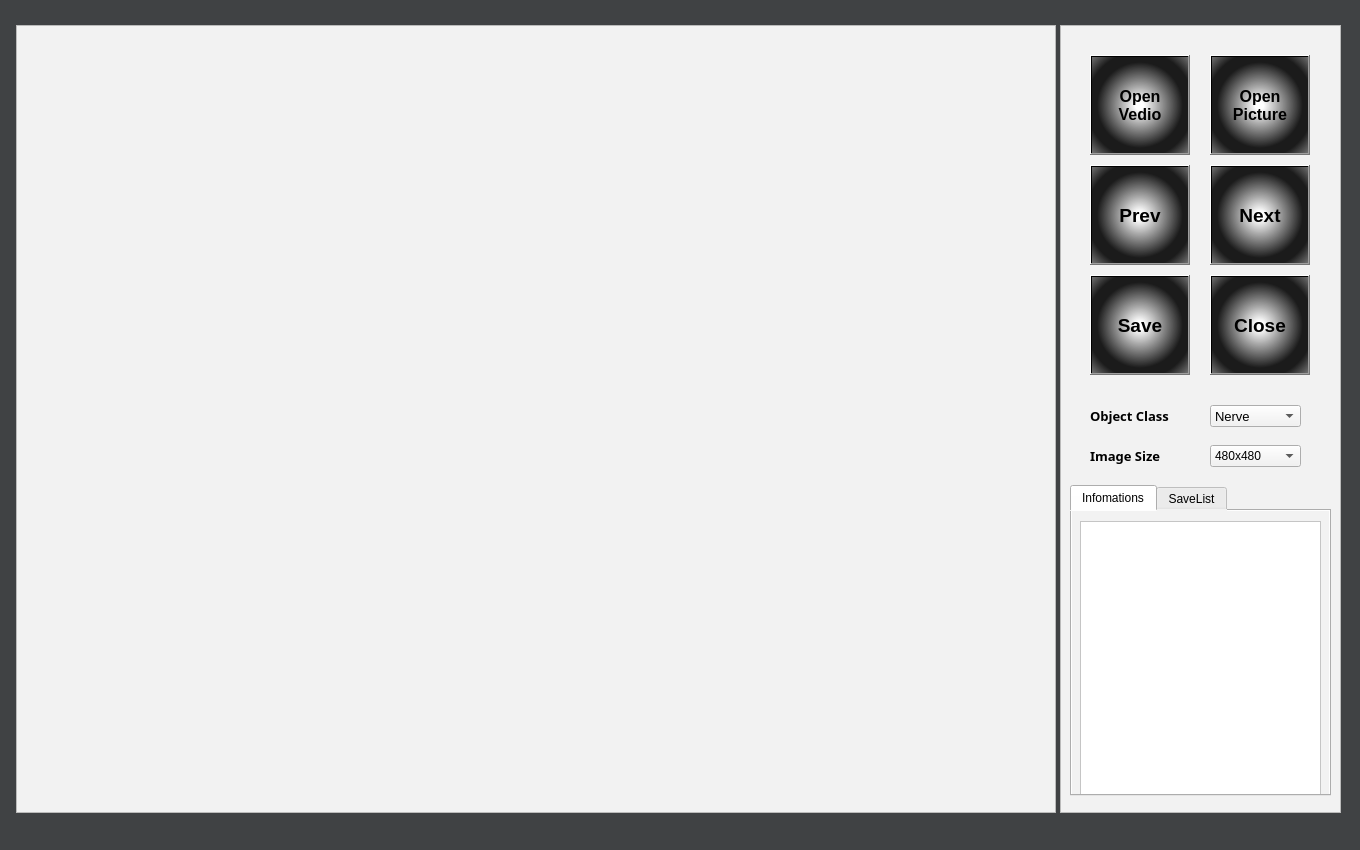
<?xml version="1.0" encoding="UTF-8"?>
<ui version="4.0">
 <class>UiBaseWindow</class>
 <widget class="QMainWindow" name="UiBaseWindow">
  <property name="geometry">
   <rect>
    <x>0</x>
    <y>0</y>
    <width>1360</width>
    <height>850</height>
   </rect>
  </property>
  <property name="sizePolicy">
   <sizepolicy hsizetype="Preferred" vsizetype="Preferred">
    <horstretch>0</horstretch>
    <verstretch>0</verstretch>
   </sizepolicy>
  </property>
  <property name="maximumSize">
   <size>
    <width>16777215</width>
    <height>16777215</height>
   </size>
  </property>
  <property name="windowTitle">
   <string>MainWindow</string>
  </property>
  <property name="styleSheet">
   <string notr="true">background-color: rgb(64, 66, 68);</string>
  </property>
  <widget class="QWidget" name="UiWidget">
   <widget class="QGraphicsView" name="FrameView">
    <property name="geometry">
     <rect>
      <x>16</x>
      <y>25</y>
      <width>1040</width>
      <height>788</height>
     </rect>
    </property>
    <property name="sizePolicy">
     <sizepolicy hsizetype="Preferred" vsizetype="Preferred">
      <horstretch>0</horstretch>
      <verstretch>0</verstretch>
     </sizepolicy>
    </property>
    <property name="cursor" stdset="0">
     <cursorShape>CrossCursor</cursorShape>
    </property>
    <property name="mouseTracking">
     <bool>false</bool>
    </property>
    <property name="styleSheet">
     <string notr="true">background-color: rgb(242, 242, 242);</string>
    </property>
    <property name="verticalScrollBarPolicy">
     <enum>Qt::ScrollBarAlwaysOff</enum>
    </property>
    <property name="horizontalScrollBarPolicy">
     <enum>Qt::ScrollBarAlwaysOff</enum>
    </property>
   </widget>
   <widget class="QFrame" name="InfoPanel">
    <property name="geometry">
     <rect>
      <x>1060</x>
      <y>25</y>
      <width>281</width>
      <height>788</height>
     </rect>
    </property>
    <property name="styleSheet">
     <string notr="true">background-color: rgb(242, 242, 242);</string>
    </property>
    <property name="frameShape">
     <enum>QFrame::StyledPanel</enum>
    </property>
    <property name="frameShadow">
     <enum>QFrame::Raised</enum>
    </property>
    <widget class="QPushButton" name="OpenVedioButton">
     <property name="geometry">
      <rect>
       <x>30</x>
       <y>30</y>
       <width>100</width>
       <height>100</height>
      </rect>
     </property>
     <property name="font">
      <font>
       <pointsize>12</pointsize>
       <weight>75</weight>
       <bold>true</bold>
      </font>
     </property>
     <property name="cursor">
      <cursorShape>PointingHandCursor</cursorShape>
     </property>
     <property name="styleSheet">
      <string notr="true">background-color: qradialgradient(spread:reflect, cx:0.5, cy:0.5, radius:0.5, fx:0.494, fy:0.506, stop:0.0852273 rgba(255, 255, 255, 255), stop:0.892045 rgba(0, 0, 0, 227));
color: rgb(0, 0, 0);
</string>
     </property>
     <property name="text">
      <string>Open
Vedio</string>
     </property>
    </widget>
    <widget class="QPushButton" name="NextButton">
     <property name="geometry">
      <rect>
       <x>150</x>
       <y>140</y>
       <width>100</width>
       <height>100</height>
      </rect>
     </property>
     <property name="font">
      <font>
       <pointsize>14</pointsize>
       <weight>75</weight>
       <bold>true</bold>
      </font>
     </property>
     <property name="cursor">
      <cursorShape>PointingHandCursor</cursorShape>
     </property>
     <property name="styleSheet">
      <string notr="true">background-color: qradialgradient(spread:reflect, cx:0.5, cy:0.5, radius:0.5, fx:0.494, fy:0.506, stop:0.0852273 rgba(255, 255, 255, 255), stop:0.892045 rgba(0, 0, 0, 227));
color: rgb(0, 0, 0);
</string>
     </property>
     <property name="text">
      <string>Next</string>
     </property>
     <property name="default">
      <bool>false</bool>
     </property>
     <property name="flat">
      <bool>false</bool>
     </property>
    </widget>
    <widget class="QComboBox" name="ClassComboBox">
     <property name="geometry">
      <rect>
       <x>150</x>
       <y>380</y>
       <width>91</width>
       <height>22</height>
      </rect>
     </property>
     <property name="font">
      <font>
       <family>Arial</family>
       <pointsize>10</pointsize>
      </font>
     </property>
     <item>
      <property name="text">
       <string>Nerve</string>
      </property>
     </item>
    </widget>
    <widget class="QLabel" name="Classlabel">
     <property name="geometry">
      <rect>
       <x>30</x>
       <y>380</y>
       <width>111</width>
       <height>21</height>
      </rect>
     </property>
     <property name="font">
      <font>
       <family>Mongolian Baiti</family>
       <pointsize>10</pointsize>
       <weight>75</weight>
       <bold>true</bold>
      </font>
     </property>
     <property name="autoFillBackground">
      <bool>false</bool>
     </property>
     <property name="text">
      <string>Object Class</string>
     </property>
    </widget>
    <widget class="QPushButton" name="CloseFileButton">
     <property name="geometry">
      <rect>
       <x>150</x>
       <y>250</y>
       <width>100</width>
       <height>100</height>
      </rect>
     </property>
     <property name="font">
      <font>
       <pointsize>14</pointsize>
       <weight>75</weight>
       <bold>true</bold>
      </font>
     </property>
     <property name="cursor">
      <cursorShape>PointingHandCursor</cursorShape>
     </property>
     <property name="styleSheet">
      <string notr="true">background-color: qradialgradient(spread:reflect, cx:0.5, cy:0.5, radius:0.5, fx:0.494, fy:0.506, stop:0.0852273 rgba(255, 255, 255, 255), stop:0.892045 rgba(0, 0, 0, 227));
color: rgb(0, 0, 0);
</string>
     </property>
     <property name="text">
      <string>Close</string>
     </property>
     <property name="default">
      <bool>false</bool>
     </property>
     <property name="flat">
      <bool>false</bool>
     </property>
    </widget>
    <widget class="QTabWidget" name="tabWidget">
     <property name="geometry">
      <rect>
       <x>10</x>
       <y>460</y>
       <width>261</width>
       <height>311</height>
      </rect>
     </property>
     <property name="currentIndex">
      <number>0</number>
     </property>
     <widget class="QWidget" name="InfoTab">
      <attribute name="title">
       <string>Infomations</string>
      </attribute>
      <widget class="QTextBrowser" name="MsgInfo">
       <property name="geometry">
        <rect>
         <x>8</x>
         <y>10</y>
         <width>241</width>
         <height>341</height>
        </rect>
       </property>
       <property name="font">
        <font>
         <pointsize>10</pointsize>
        </font>
       </property>
       <property name="cursor" stdset="0">
        <cursorShape>IBeamCursor</cursorShape>
       </property>
       <property name="styleSheet">
        <string notr="true">background-color: rgb(255, 255, 255);</string>
       </property>
       <property name="openLinks">
        <bool>true</bool>
       </property>
      </widget>
     </widget>
     <widget class="QWidget" name="ListTab">
      <attribute name="title">
       <string>SaveList</string>
      </attribute>
      <widget class="QTextBrowser" name="TagInfo">
       <property name="geometry">
        <rect>
         <x>8</x>
         <y>10</y>
         <width>241</width>
         <height>341</height>
        </rect>
       </property>
       <property name="font">
        <font>
         <pointsize>10</pointsize>
        </font>
       </property>
       <property name="cursor" stdset="0">
        <cursorShape>IBeamCursor</cursorShape>
       </property>
       <property name="styleSheet">
        <string notr="true">background-color: rgb(255, 255, 255);</string>
       </property>
       <property name="openLinks">
        <bool>true</bool>
       </property>
      </widget>
     </widget>
    </widget>
    <widget class="QLabel" name="Sizelabel">
     <property name="geometry">
      <rect>
       <x>30</x>
       <y>420</y>
       <width>111</width>
       <height>21</height>
      </rect>
     </property>
     <property name="font">
      <font>
       <family>Mongolian Baiti</family>
       <pointsize>10</pointsize>
       <weight>75</weight>
       <bold>true</bold>
      </font>
     </property>
     <property name="autoFillBackground">
      <bool>false</bool>
     </property>
     <property name="text">
      <string>Image Size</string>
     </property>
    </widget>
    <widget class="QComboBox" name="SizeComboBox">
     <property name="geometry">
      <rect>
       <x>150</x>
       <y>420</y>
       <width>91</width>
       <height>22</height>
      </rect>
     </property>
     <property name="font">
      <font>
       <family>Arial</family>
       <pointsize>9</pointsize>
      </font>
     </property>
     <item>
      <property name="text">
       <string>480x480</string>
      </property>
     </item>
    </widget>
    <widget class="QPushButton" name="PrevButton">
     <property name="geometry">
      <rect>
       <x>30</x>
       <y>140</y>
       <width>100</width>
       <height>100</height>
      </rect>
     </property>
     <property name="font">
      <font>
       <pointsize>14</pointsize>
       <weight>75</weight>
       <bold>true</bold>
      </font>
     </property>
     <property name="cursor">
      <cursorShape>PointingHandCursor</cursorShape>
     </property>
     <property name="styleSheet">
      <string notr="true">background-color: qradialgradient(spread:reflect, cx:0.5, cy:0.5, radius:0.5, fx:0.494, fy:0.506, stop:0.0852273 rgba(255, 255, 255, 255), stop:0.892045 rgba(0, 0, 0, 227));
color: rgb(0, 0, 0);
</string>
     </property>
     <property name="text">
      <string>Prev</string>
     </property>
     <property name="default">
      <bool>false</bool>
     </property>
     <property name="flat">
      <bool>false</bool>
     </property>
    </widget>
    <widget class="QPushButton" name="OpenPictureButton">
     <property name="geometry">
      <rect>
       <x>150</x>
       <y>30</y>
       <width>100</width>
       <height>100</height>
      </rect>
     </property>
     <property name="font">
      <font>
       <pointsize>12</pointsize>
       <weight>75</weight>
       <bold>true</bold>
      </font>
     </property>
     <property name="cursor">
      <cursorShape>PointingHandCursor</cursorShape>
     </property>
     <property name="styleSheet">
      <string notr="true">background-color: qradialgradient(spread:reflect, cx:0.5, cy:0.5, radius:0.5, fx:0.494, fy:0.506, stop:0.0852273 rgba(255, 255, 255, 255), stop:0.892045 rgba(0, 0, 0, 227));
color: rgb(0, 0, 0);
</string>
     </property>
     <property name="text">
      <string>Open
Picture</string>
     </property>
    </widget>
    <widget class="QPushButton" name="SaveButton">
     <property name="geometry">
      <rect>
       <x>30</x>
       <y>250</y>
       <width>100</width>
       <height>100</height>
      </rect>
     </property>
     <property name="font">
      <font>
       <pointsize>14</pointsize>
       <weight>75</weight>
       <bold>true</bold>
      </font>
     </property>
     <property name="cursor">
      <cursorShape>PointingHandCursor</cursorShape>
     </property>
     <property name="styleSheet">
      <string notr="true">background-color: qradialgradient(spread:reflect, cx:0.5, cy:0.5, radius:0.5, fx:0.494, fy:0.506, stop:0.0852273 rgba(255, 255, 255, 255), stop:0.892045 rgba(0, 0, 0, 227));
color: rgb(0, 0, 0);
</string>
     </property>
     <property name="text">
      <string>Save</string>
     </property>
     <property name="default">
      <bool>false</bool>
     </property>
     <property name="flat">
      <bool>false</bool>
     </property>
    </widget>
   </widget>
  </widget>
  <widget class="QMenuBar" name="menubar">
   <property name="geometry">
    <rect>
     <x>0</x>
     <y>0</y>
     <width>1360</width>
     <height>26</height>
    </rect>
   </property>
  </widget>
  <widget class="QStatusBar" name="statusbar"/>
 </widget>
 <resources/>
 <connections/>
</ui>
